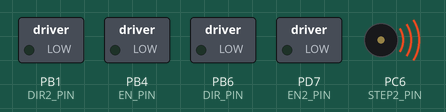
The program below on a simulated ATmega32U4, built with avr-gcc and emulated at 16 MHz. Parts: switched loads named in the program (green lamp = pin HIGH), buzzer (waves = sounding). Pins used as bus, display or sensor lines are not drawn. At 8.4 s the program stops and its outputs stay as they are.

Above: at 0.1 s.
At 8.4 s:
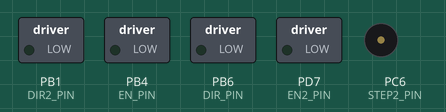
Timing chart, 0 to 9.9 s (numbered marks = the images above):
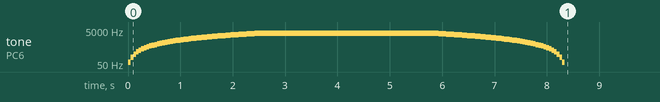

Measured:
- by itself, tone on PC6 (STEP2_PIN): plays 64 Hz for 0.05 s, 127 Hz for 0.05 s, 191 Hz for 0.05 s, 255 Hz for 0.05 s, 318 Hz for 0.05 s, 382 Hz for 0.05 s … (99 notes in this stretch)

The program:

main.c
```c
// main.c (example usage)
#include "config.h"
#include <avr/io.h>
#include "direction.h"
#include "velocity.h"
#include "trapezoid.h"
#include "scurve.h"
#include "velocity.h"
#include <util/delay.h>
//#include "modbus_slave.h"

#include "motion_control.h"


int main(void) {
	setup_pins_motor1();
	setup_pins_motor2();
	set_direction_motor1(0);
	set_direction_motor2(0);
	//move_distance(1.21,50,1);
	move_distance(1.83,50,1);

	while (1) {
	}
}
```

direction.c
```c
// direction.c
#include "config.h"
#include "direction.h"


void setup_pins_motor1(void) {
	DDRB |= (1 << STEP_PIN) | (1 << DIR_PIN) | (1 << EN_PIN);
	PORTB &= ~(1 << EN_PIN);
	//set_direction_motor1(0);
}

void set_direction_motor1(uint8_t forward) {
	if (forward)
	PORTB |= (1 << DIR_PIN);
	else
	PORTB &= ~(1 << DIR_PIN);
}

void setup_pins_motor2(void) {
	DDRC |= (1 << STEP2_PIN);
	DDRB |= (1 << DIR2_PIN);
	DDRD |= (1 << EN2_PIN);
	PORTD &= ~(1 << EN2_PIN);  // Enable motor 2
	//set_direction_motor2(0);
}

void set_direction_motor2(uint8_t forward) {
	if (forward)
	PORTB |= (1 << DIR2_PIN);
	else
	PORTB &= ~(1 << DIR2_PIN);
}
```

direction.h
```c
// direction.h
#ifndef DIRECTION_H
#define DIRECTION_H

#include <avr/io.h>


void setup_pins_motor1(void);
void set_direction_motor1(uint8_t forward);

void setup_pins_motor2(void);
void set_direction_motor2(uint8_t forward);

#endif
```

motion_control.c
```c
#include "motion_control.h"
#include "velocity.h"
#include "direction.h"
#include "trapezoid.h"
#include "scurve.h"
#include "config.h"
#include <util/delay.h>
#include <math.h>
#include <stdint.h>  // for uint16_t

#define WHEEL_RADIUS 0.062f
#define STEP_ANGLE   (2.0f * M_PI / STEPS_PER_REV)

// Global step counters for precise movement
volatile uint32_t motor1_steps = 0;
volatile uint32_t motor2_steps = 0;

// Improved delay function with overflow protection
void variable_delay_ms(uint32_t ms) {
	while (ms > 0) {
		uint16_t chunk = (ms > 65535) ? 65535 : ms;
		for (uint16_t i = 0; i < chunk; i++) {
			_delay_ms(1);
		}
		ms -= chunk;
	}
}

void move_distance(float distance_m, float omega_target, uint8_t use_trapezoid) {
	float wheel_circ = 2.0f * M_PI * WHEEL_RADIUS;
	const float GEAR_RATIO = 10.0f; // 10:1 gear ratio

	// Calculate distance covered during acceleration and deceleration phases
	uint16_t profile_steps = (use_trapezoid) ? TRAPEZOID_STEPS : SCURVE_STEPS;
	float accel_distance = calculate_accel_distance(omega_target, profile_steps);
	float decel_distance = accel_distance; // Same as acceleration distance

	// Calculate cruise distance (remaining distance after accel/decel)
	float cruise_distance = distance_m - accel_distance - decel_distance;

	// Ensure cruise distance is not negative
	if (cruise_distance < 0) {
		cruise_distance = 0;
		// For very short distances, you might want to use a different profile
		// or adjust the acceleration parameters
	}

	// Convert cruise distance to physical motor steps
	// Account for gear ratio: motor rotations = wheel rotations * gear ratio
	float wheel_rotations = cruise_distance / wheel_circ;
	float motor_rotations = wheel_rotations * GEAR_RATIO;
	uint32_t cruise_steps = (uint32_t)(motor_rotations * STEPS_PER_REV);

	// Reset step counters
	motor1_steps = 0;
	motor2_steps = 0;

	// Ramp Up
	if (use_trapezoid) {
		ramp_up_trapezoid(omega_target);
		} else {
		ramp_up_scurve(omega_target);
	}

	// Cruise phase with precise step counting
	set_angular_velocity_motor1(omega_target);
	set_angular_velocity_motor2(omega_target);

	uint32_t target_steps = cruise_steps;
	while (motor1_steps < target_steps && motor2_steps < target_steps) {
		// Wait for timer interrupts to generate steps
		// This is more precise than delay-based timing
		if (TIFR1 & (1 << OCF1A)) {
			TIFR1 |= (1 << OCF1A);
			motor1_steps++;
		}
		if (TIFR3 & (1 << OCF3A)) {
			TIFR3 |= (1 << OCF3A);
			motor2_steps++;
		}
	}

	// Ramp Down
	if (use_trapezoid) {
		ramp_down_trapezoid(omega_target);
		} else {
		ramp_down_scurve(omega_target);
	}

	// Stop motors
	set_angular_velocity_motor1(0);
	set_angular_velocity_motor2(0);
}

// Helper function to calculate distance covered during acceleration
float calculate_accel_distance(float omega_target, uint16_t profile_steps) {
	float total_distance = 0;
	//float wheel_circ = 2.0f * M_PI * WHEEL_RADIUS;
	const float GEAR_RATIO = 10.0f; // 10:1 gear ratio

	// Calculate distance for each step of the acceleration profile
	for (int i = 1; i <= profile_steps; i++) {
		float motor_omega = (omega_target * i) / profile_steps;
		// Convert motor angular velocity to wheel angular velocity
		float wheel_omega = motor_omega / GEAR_RATIO;
		// Distance = velocity * time
		// Convert wheel omega (rad/s) to linear velocity (m/s): v = omega * radius
		float linear_velocity = wheel_omega * WHEEL_RADIUS;
		float step_distance = linear_velocity * (TRAPEZOID_DELAY_MS / 1000.0f); // Convert ms to s
		total_distance += step_distance;
	}

	return total_distance;
}

#define WHEELBASE 0.46f  // distance between left and right wheels (in meters)

void turn_angle(float angle_rad, float omega_target, uint8_t use_trapezoid) {
	float arc = (WHEELBASE / 2.0f) * fabsf(angle_rad);  // distance each wheel travels
	float wheel_circ = 2.0f * M_PI * WHEEL_RADIUS;
	float rotations = arc / wheel_circ;
	uint32_t total_steps = (uint32_t)(rotations * STEPS_PER_REV);

	uint16_t accel_steps = (use_trapezoid) ? TRAPEZOID_STEPS : SCURVE_STEPS;
	uint32_t cruise_steps = (total_steps > 2 * accel_steps) ? (total_steps - 2 * accel_steps) : 0;

	// Set directions: left forward, right reverse OR vice versa
	if (angle_rad > 0) {
		set_direction_motor1(1);         // Left wheel forward
		set_direction_motor2(0);  // Right wheel backward
		} else {
		set_direction_motor1(0);         // Left wheel backward
		set_direction_motor2(1);  // Right wheel forward
	}

	// Ramp Up
	if (use_trapezoid) {
		ramp_up_trapezoid(omega_target);
		} else {
		ramp_up_scurve(omega_target);
	}

	// Cruise at target speed
	set_angular_velocity_motor1(omega_target);
	set_angular_velocity_motor2(omega_target);

	for (uint32_t i = 0; i < cruise_steps; i++) {
		while (!(TIFR1 & (1 << OCF1A))) {}
		TIFR1 |= (1 << OCF1A);
		while (!(TIFR3 & (1 << OCF3A))) {}
		TIFR3 |= (1 << OCF3A);
	}

	// Ramp Down
	if (use_trapezoid) {
		ramp_down_trapezoid(omega_target);
		} else {
		ramp_down_scurve(omega_target);
	}

	// Stop
	set_angular_velocity_motor1(0);
	set_angular_velocity_motor2(0);
}

void drive_differential(float vel, float omega) {
	float w_left  = (vel - (omega * WHEELBASE / 2.0f)) / WHEEL_RADIUS;
	float w_right = (vel + (omega * WHEELBASE / 2.0f)) / WHEEL_RADIUS;

	if (w_left >= 0) set_direction_motor1(1); else set_direction_motor1(0);
	if (w_right >= 0) set_direction_motor2(1); else set_direction_motor2(0);

	set_angular_velocity_motor1(fabsf(w_left));
	set_angular_velocity_motor2(fabsf(w_right));
}
```

motion_control.h
```c
#ifndef MOTION_CONTROL_H
#define MOTION_CONTROL_H

#include <avr/io.h>

/**
 * Moves both motors a specified linear distance using the selected velocity profile.
 *
 * @param distance_m       Distance to travel in meters
 * @param omega_target     Target angular velocity in rad/s
 * @param use_trapezoid    1 = use trapezoidal profile, 0 = use S-curve profile
 * @param angle_rad        Angle in Radians
 * @param vel              Linear Velocity of AMR in m/s
 * @param omega            Angular Velocity of AMR in rad/s
 */
void move_distance(float distance_m, float omega_target, uint8_t use_trapezoid);
float calculate_accel_distance(float omega_target, uint16_t profile_steps);
void turn_angle(float angle_rad, float omega_target, uint8_t use_trapezoid);
void drive_differential(float vel, float omega);

#endif
```

motor.c
```c
// motor.c
#include "motor.h"
#define F_CPU 16000000UL
#define STEPS_PER_REV 400  // Adjust this if using microstepping
#define PRESCALER 8

#ifndef M_PI
#define M_PI 3.14159265358979323846
#endif

void setup_pins(void) {
	DDRB |= (1 << STEP_PIN) | (1 << DIR_PIN) | (1 << EN_PIN);

	PORTB &= ~(1 << EN_PIN);  // Enable driver (active LOW)
	set_direction(1);         // Default to forward direction
}

float angular_velocity_to_rpm(float omega) {
	return omega * (60.0f / (2.0f * M_PI));  // ?(rad/s) × 60 / 2? ? RPM
}

uint16_t rpm_to_ocr(float rpm) {
	if (rpm <= 0) return 65535;
	float steps_per_sec = (rpm * STEPS_PER_REV) / 60.0f;
	float ocr = (float)F_CPU / (PRESCALER * steps_per_sec);
	if (ocr > 65535) ocr = 65535;
	return (uint16_t)ocr;
}

void set_angular_velocity(float omega) {
	float rpm = angular_velocity_to_rpm(omega);
	uint16_t ocr = rpm_to_ocr(rpm);
	setup_timer1(ocr);
}

void setup_timer1(uint16_t ocr_value) {
	TCCR1A = (1 << COM1A0);                 // Toggle OC1A on compare match
	TCCR1B = (1 << WGM12) | (1 << CS11);    // CTC mode, prescaler = 8
	OCR1A = ocr_value;
}


void set_direction(uint8_t forward) {
	if (forward) {
		PORTB |= (1 << DIR_PIN);  // Set DIR high ? forward
		} else {
		PORTB &= ~(1 << DIR_PIN); // Set DIR low ? reverse
	}
}
```

motor.h
```c
// motor.h
#ifndef MOTOR_H
#define MOTOR_H

#include <avr/io.h>

// Pin definitions
#define STEP_PIN PB5  // OC1A (hardware toggle pin)
#define DIR_PIN  PB6
#define EN_PIN   PB4

// Function declarations
void setup_pins(void);
void setup_timer1(uint16_t ocr_value);
void set_direction(uint8_t forward);  // 1 = forward, 0 = reverse
uint16_t rpm_to_ocr(float rpm);
float angular_velocity_to_rpm(float omega);
void set_angular_velocity(float omega);


#endif
```

scurve.c
```c
// scurve.c
#include "config.h"
#include "scurve.h"
#include "velocity.h"

#include <util/delay.h>
#include <math.h>

static float s_curve_profile(float x) {
	return 3 * x * x - 2 * x * x * x;
}

void ramp_up_scurve(float target_omega) {
	for (int i = 1; i <= SCURVE_STEPS; i++) {
		float x = (float)i / SCURVE_STEPS;
		float omega = s_curve_profile(x) * target_omega;
		set_angular_velocity_motor1(omega);
		set_angular_velocity_motor2(omega);
		_delay_ms(SCURVE_DELAY_MS);
	}
}

void ramp_down_scurve(float target_omega) {
	for (int i = SCURVE_STEPS - 1; i >= 0; i--) {
		float x = (float)i / SCURVE_STEPS;
		float omega = s_curve_profile(x) * target_omega;
		set_angular_velocity_motor1(omega);
		set_angular_velocity_motor2(omega);
		_delay_ms(SCURVE_DELAY_MS);
	}
}
```

scurve.h
```c
// scurve.h
#ifndef SCURVE_H
#define SCURVE_H

#include <avr/io.h>

void ramp_up_scurve(float target_omega);
void ramp_down_scurve(float target_omega);

#endif
```

trapezoid.c
```c
//trapizoid.c
#include "config.h"
#include "trapezoid.h"
#include "velocity.h"

#include <util/delay.h>

void ramp_up_trapezoid(float target_omega) {
	for (int i = 1; i <= TRAPEZOID_STEPS; i++) {
		float omega = (target_omega * i) / TRAPEZOID_STEPS;
		set_angular_velocity_motor1(omega);
		set_angular_velocity_motor2(omega);
		_delay_ms(TRAPEZOID_DELAY_MS);
	}
}

void ramp_down_trapezoid(float target_omega) {
	for (int i = TRAPEZOID_STEPS - 1; i >= 0; i--) {
		float omega = (target_omega * i) / TRAPEZOID_STEPS;
		set_angular_velocity_motor1(omega);
		set_angular_velocity_motor2(omega);
		_delay_ms(TRAPEZOID_DELAY_MS);
	}
}
```

trapezoid.h
```c
//trapizoid.h

#ifndef TRAPEZOID_H
#define TRAPEZOID_H

#include <avr/io.h>

/**.
 *
 * @param target omega    Target angular velocity in rad/s
 */
void ramp_up_trapezoid(float target_omega);
void ramp_down_trapezoid(float target_omega);

#endif
```

velocity.c
```c
// velocity.c
#include "config.h"
#include "velocity.h"

volatile float target_velocity_motor1 = 0.0f;
volatile float target_velocity_motor2 = 0.0f;

#ifndef M_PI
#define M_PI 3.14159265358979323846
#endif

float angular_velocity_to_rpm(float omega) {
	return omega * (60.0f / (2.0f * M_PI));
}

uint16_t rpm_to_ocr(float rpm) {
	if (rpm <= 0) {
		return 0;  // Return 0 to indicate motor should be stopped
	}

	float steps_per_sec = (rpm * STEPS_PER_REV) / 60.0f;

	// Avoid division by zero
	if (steps_per_sec <= 0) {
		return 0;
	}

	float ocr = (float)F_CPU / (PRESCALER * steps_per_sec);

	// Clamp to maximum timer value
	if (ocr > 65535) ocr = 65535;

	return (uint16_t)ocr;
}

void setup_timer1(uint16_t ocr_value) {
	if (ocr_value == 0) {
		// Stop the motor by disabling output compare
		TCCR1A &= ~(1 << COM1A0);
		TCCR1B &= ~((1 << CS12) | (1 << CS11) | (1 << CS10)); // Stop timer
		} else {
		// Configure timer for CTC mode with toggle output
		TCCR1A = (1 << COM1A0);  // Toggle OC1A on compare match
		TCCR1B = (1 << WGM12) | (1 << CS11);  // CTC mode, prescaler 8
		OCR1A = ocr_value;
	}
}

void setup_timer3(uint16_t ocr_value) {
	if (ocr_value == 0) {
		// Stop the motor by disabling output compare
		TCCR3A &= ~(1 << COM3A0);
		TCCR3B &= ~((1 << CS32) | (1 << CS31) | (1 << CS30)); // Stop timer
		} else {
		// Configure timer for CTC mode with toggle output
		TCCR3A = (1 << COM3A0);  // Toggle OC3A on compare match
		TCCR3B = (1 << WGM32) | (1 << CS31);  // CTC mode, prescaler 8
		OCR3A = ocr_value;
	}
}

void set_angular_velocity_motor1(float omega) {
	target_velocity_motor1 = omega;  // Store target velocity
	float rpm = angular_velocity_to_rpm(omega);
	uint16_t ocr = rpm_to_ocr(rpm);
	setup_timer1(ocr);
}

void set_angular_velocity_motor2(float omega) {
	target_velocity_motor2 = omega;  // Store target velocity
	float rpm = angular_velocity_to_rpm(omega);
	uint16_t ocr = rpm_to_ocr(rpm);
	setup_timer3(ocr);
}

/**
 * Smoothly steps toward a target angular velocity.
 * Call this every 100 ms to gradually ramp up/down to the new velocity.
 *
 * @param current_omega     Current angular velocity [rad/s]
 * @param target_omega      Desired target angular velocity [rad/s]
 * @param step_size         How much to change per 100 ms [rad/s]
 * @return                  Updated angular velocity to apply
 */
float step_toward_velocity(float current_omega, float target_omega, float step_size) {
    float delta = target_omega - current_omega;

    if (fabs(delta) <= step_size) {
        return target_omega;  // Close enough; jump to target
    }

    if (delta > 0) {
        return current_omega + step_size;  // Ramp up
    } else {
        return current_omega - step_size;  // Ramp down
    }
}
```

velocity.h
```c
// velocity.h
#ifndef VELOCITY_H
#define VELOCITY_H

#include <avr/io.h>

void setup_timer1(uint16_t ocr_value);
void setup_timer3(uint16_t ocr_value);

float angular_velocity_to_rpm(float omega);
uint16_t rpm_to_ocr(float rpm);

void set_angular_velocity_motor1(float omega);
void set_angular_velocity_motor2(float omega);

float step_toward_velocity(float current_omega, float target_omega, float step_size);

#endif
```

config.h
```c
#ifndef CONFIG_H
#define CONFIG_H

#define F_CPU 16000000UL


// Motor 1 Pins
#define STEP_PIN       PB5 //D9
#define DIR_PIN        PB6 //D10
#define EN_PIN         PB4 //D8

// Motor 2 Pins
#define STEP2_PIN      PC6 //D5
#define DIR2_PIN       PB1 //D15
#define EN2_PIN        PD7 //D6

// Stepper motor settings
#define STEPS_PER_REV       800
#define PRESCALER             8

// Trapezoid profile
#define TRAPEZOID_STEPS     50
#define TRAPEZOID_DELAY_MS  50

// S-curve profile
#define SCURVE_STEPS        50
#define SCURVE_DELAY_MS     50

// Target velocities (rad/s)
#define DEFAULT_OMEGA_M1    104.72f  // 1000 RPM
#define DEFAULT_OMEGA_M2    52.36f   // 500 RPM

// Default directions
#define DEFAULT_DIRECTION_M1  1
#define DEFAULT_DIRECTION_M2  0

#endif
```
